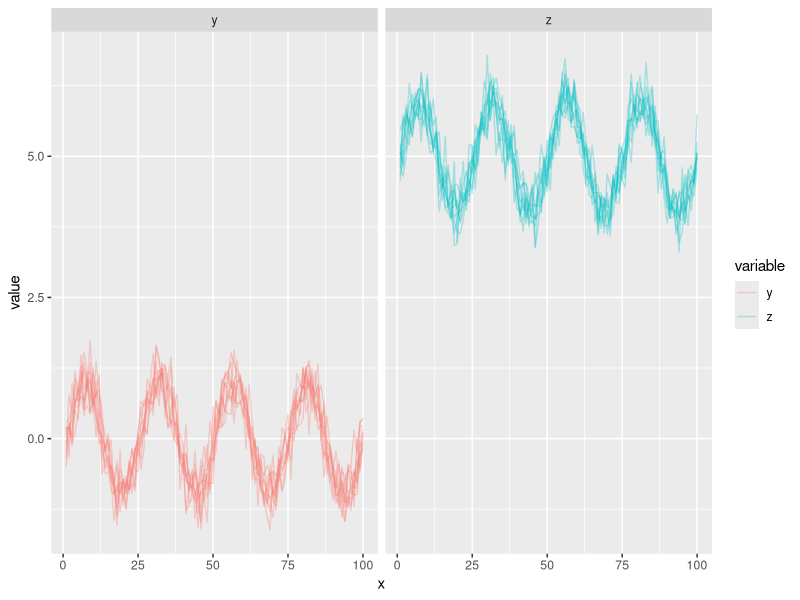

Generate this figure with R:
## GGPLOT2 group by

library(reshape2)
library(ggplot2)
x <- seq(1, 5, length = 100)
y <- replicate(10, sin(2 * pi * x) + rnorm(100, 0, 0.3), "list")
z <- replicate(10, sin(2 * pi * x) + rnorm(100, 5, 0.3), "list")
y <- melt(y)
z <- melt(z)
df <- data.frame(x = y$Var1, rep = y$Var2, y = y$value, z = z$value)
dat <- melt(df, id = c("x", "rep"))

dat

# Plot it using dacet wrap

ggplot(dat) + geom_line(aes(x, value, group = rep, color = variable), 
                        alpha = 0.3) + facet_wrap(~variable)
